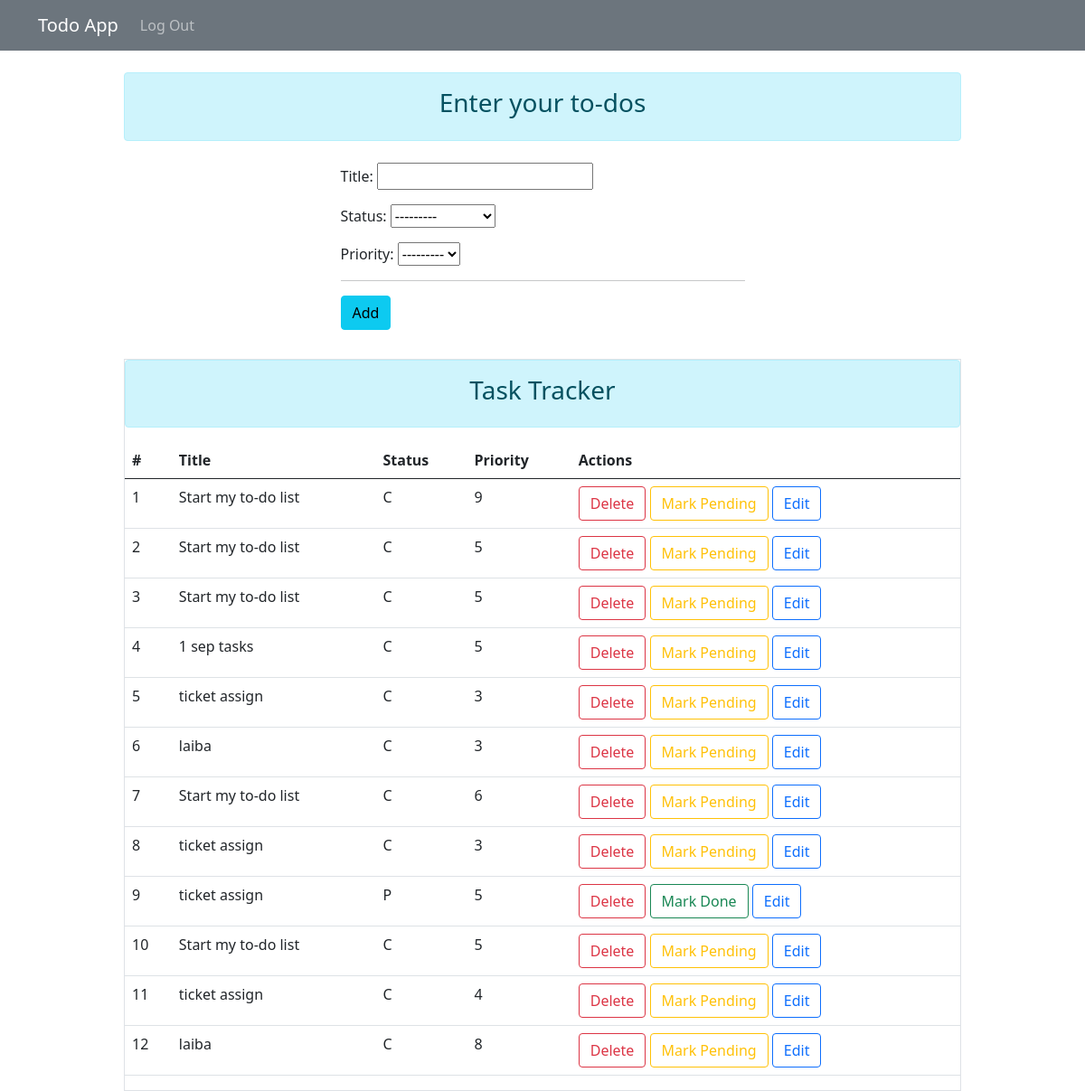
The app's page / (signed in) with its own data.
### website/models.py (models this page shows)
class TODO(models.Model):
    status_choices = [
        ('C', 'COMPLETED'),
        ('P', 'PENDING'),
    ]
    priority_choices = [
        ('1', '1️⃣'),
        ('2', '2️⃣'),
        ('3', '3️⃣'),
        ('4', '4️⃣'),
        ('5', '5️⃣'),
        ('6', '6️⃣'),
        ('7', '7️⃣'),
        ('8', '8️⃣'),
        ('9', '9️⃣'),
        ('10', '🔟'),
    ]
    title = models.CharField(max_length=50)
    status = models.CharField(max_length=2, choices=status_choices)
    user = models.ForeignKey(User, on_delete=models.CASCADE)
    date = models.DateField(auto_now_add=True)
    priority = models.CharField(max_length=2, choices=priority_choices)

### website/views.py (the view)
# urls.py: 2. Add a URL to urlpatterns:  path('', views.home, name='home')
def home(request):
    if request.user.is_authenticated:
        user = request.user
        form = TODOForm()
        todos = TODO.objects.filter(user=user)
        return render(request, 'index.html', context={'form': form, 'todos':
                                                      todos})
    else:
        return redirect('login')

### website/forms.py
class TODOForm(ModelForm):
    class Meta:
        model = TODO
        fields = ['title', 'status', 'priority']

### website/templates/index.html (shortened to what this page needs)
<!DOCTYPE html>
<html lang="en">
<head>
    <link href="https://cdn.jsdelivr.net/npm/bootstrap@5.0.2/dist/css/bootstrap.min.css" rel="stylesheet">
</head>
<body>
  <nav class="navbar navbar-expand-lg navbar-dark bg-secondary">
    <div class="container">
      <a class="navbar-brand" href="/">Todo App</a>
      <div class="collapse navbar-collapse" id="navbarNavAltMarkup">
        <div class="navbar-nav ml-auto">
          <a class="nav-link" href="/logout">Log Out</a>
        </div>
      </div>
    </div>
  </nav>
    <div class="container mt-4">
      <div class="row">
        <div class="col-lg-10 mx-auto">
          <div class="alert alert-info text-center">
            <h3>Enter your to-dos</h3>
          </div>
          <div class="col-lg-6 mx-auto p-2">
            <form action="/add-todo/" method="POST">
              {{form.as_p}}
              <hr>
              <input type="submit" value="Add" class="btn btn-info">
            </form>
          </div>
        </div>
      </div>
      <div class="row mt-4">
        <div class="col-lg-10 mx-auto">
          <div class="border">
            <div class="alert alert-info text-center">
              <h3>Task Tracker</h3>
            </div>
            <table class="table">
              <thead>
                <tr>
                  <th>#</th>
                  <th>Title</th>
                  <th>Status</th>
                  <th>Priority</th>
                  <th>Actions</th>
                </tr>
              </thead>
              <tbody>
                {% for todo in todos %}
                <tr>
                  <td>{{ forloop.counter }}</td>
                  <td>{{ todo.title }}</td>
                  <td>{{ todo.status }}</td>
                  <td>{{ todo.priority }}</td>
                  <td>
                    <a href="/delete-todo/{{ todo.id }}" class="btn btn-outline-danger">Delete</a>
                    {% if todo.status == 'P' %}
                      <a href="/mark-as-done/{{ todo.id }}" class="btn btn-outline-success">Mark Done</a>
                    {% else %}
                      <a href="/mark-as-pending/{{ todo.id }}" class="btn btn-outline-warning">Mark Pending</a>
                    {% endif %}
                    <a href="{% url 'edit-details' id=todo.id status=todo.status %}" class="btn btn-outline-primary">Edit</a>
                  </td>
                </tr>
                {% endfor %}
              </tbody>
            </table>
          </div>
        </div>
      </div>
    </div>
  </body>
</html>

### records on screen
TODO: title "Start my to-do list", status "C", priority "9"
TODO: title "Start my to-do list", status "C", priority "5"
TODO: title "Start my to-do list", status "C", priority "5"
TODO: title "1 sep tasks", status "C", priority "5"
TODO: title "ticket assign", status "C", priority "3"
TODO: title "laiba", status "C", priority "3"
TODO: title "Start my to-do list", status "C", priority "6"
TODO: title "ticket assign", status "C", priority "3"
TODO: title "ticket assign", status "P", priority "5"
TODO: title "Start my to-do list", status "C", priority "5"
TODO: title "ticket assign", status "C", priority "4"
TODO: title "laiba", status "C", priority "8"
